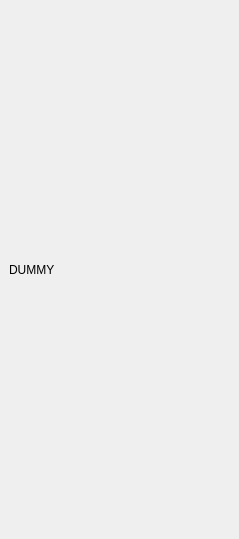
<?xml version="1.0" encoding="UTF-8"?>
<ui version="4.0">
 <class>CasePlanningWidget</class>
 <widget class="QStackedWidget" name="CasePlanningWidget">
  <property name="geometry">
   <rect>
    <x>0</x>
    <y>0</y>
    <width>239</width>
    <height>539</height>
   </rect>
  </property>
  <property name="windowTitle">
   <string>Case Planning</string>
  </property>
  <property name="currentIndex">
   <number>0</number>
  </property>
  <widget class="QWidget" name="page">
   <layout class="QVBoxLayout" name="verticalLayout">
    <item>
     <widget class="QLabel" name="label">
      <property name="text">
       <string>DUMMY</string>
      </property>
     </widget>
    </item>
   </layout>
  </widget>
  <widget class="QWidget" name="PelvisCTLandmark">
   <layout class="QVBoxLayout" name="verticalLayout_3">
    <item>
     <widget class="QCommandLinkButton" name="commandLinkButton_15">
      <property name="text">
       <string>ASIS (Operative Side)</string>
      </property>
      <property name="checkable">
       <bool>true</bool>
      </property>
      <property name="autoExclusive">
       <bool>true</bool>
      </property>
     </widget>
    </item>
    <item>
     <widget class="QCommandLinkButton" name="commandLinkButton_20">
      <property name="text">
       <string>Superior Acetabulum</string>
      </property>
      <property name="checkable">
       <bool>true</bool>
      </property>
      <property name="autoExclusive">
       <bool>true</bool>
      </property>
     </widget>
    </item>
    <item>
     <widget class="QCommandLinkButton" name="commandLinkButton_16">
      <property name="text">
       <string>ASIS (Non-Operative Side)</string>
      </property>
      <property name="checkable">
       <bool>true</bool>
      </property>
      <property name="autoExclusive">
       <bool>true</bool>
      </property>
     </widget>
    </item>
    <item>
     <widget class="QCommandLinkButton" name="commandLinkButton_19">
      <property name="text">
       <string>Anterior Acetabulum</string>
      </property>
      <property name="checkable">
       <bool>true</bool>
      </property>
      <property name="autoExclusive">
       <bool>true</bool>
      </property>
     </widget>
    </item>
    <item>
     <widget class="QCommandLinkButton" name="commandLinkButton_17">
      <property name="text">
       <string>Midline</string>
      </property>
      <property name="checkable">
       <bool>true</bool>
      </property>
      <property name="autoExclusive">
       <bool>true</bool>
      </property>
     </widget>
    </item>
    <item>
     <widget class="QCommandLinkButton" name="commandLinkButton_18">
      <property name="text">
       <string>Posterior Acetabulum</string>
      </property>
      <property name="checkable">
       <bool>true</bool>
      </property>
      <property name="autoExclusive">
       <bool>true</bool>
      </property>
     </widget>
    </item>
    <item>
     <widget class="QCommandLinkButton" name="commandLinkButton_21">
      <property name="text">
       <string>Center of Rotation</string>
      </property>
      <property name="checkable">
       <bool>true</bool>
      </property>
      <property name="autoExclusive">
       <bool>true</bool>
      </property>
     </widget>
    </item>
    <item>
     <spacer name="verticalSpacer_4">
      <property name="orientation">
       <enum>Qt::Vertical</enum>
      </property>
      <property name="sizeType">
       <enum>QSizePolicy::Fixed</enum>
      </property>
      <property name="sizeHint" stdset="0">
       <size>
        <width>20</width>
        <height>20</height>
       </size>
      </property>
     </spacer>
    </item>
    <item>
     <widget class="QPushButton" name="pushButtonCapturePoint_2">
      <property name="text">
       <string>Capture Point</string>
      </property>
     </widget>
    </item>
    <item>
     <widget class="QPushButton" name="pushButton_5">
      <property name="text">
       <string>Clear Point</string>
      </property>
     </widget>
    </item>
    <item>
     <widget class="QTextBrowser" name="textBrowser"/>
    </item>
    <item>
     <widget class="QLabel" name="label_2">
      <property name="text">
       <string>Pelvis CT Landmark</string>
      </property>
     </widget>
    </item>
   </layout>
  </widget>
  <widget class="QWidget" name="ImplantPlanning">
   <layout class="QVBoxLayout" name="verticalLayout_4">
    <item>
     <widget class="Line" name="line_8">
      <property name="sizePolicy">
       <sizepolicy hsizetype="Preferred" vsizetype="Fixed">
        <horstretch>0</horstretch>
        <verstretch>0</verstretch>
       </sizepolicy>
      </property>
      <property name="orientation">
       <enum>Qt::Horizontal</enum>
      </property>
     </widget>
    </item>
    <item>
     <widget class="QPushButton" name="pushButton_2">
      <property name="enabled">
       <bool>true</bool>
      </property>
      <property name="font">
       <font>
        <family>Arial</family>
       </font>
      </property>
      <property name="text">
       <string>Trident Tritanium PST - Accolade II</string>
      </property>
      <property name="flat">
       <bool>false</bool>
      </property>
     </widget>
    </item>
    <item>
     <widget class="Line" name="line_7">
      <property name="sizePolicy">
       <sizepolicy hsizetype="Preferred" vsizetype="Fixed">
        <horstretch>0</horstretch>
        <verstretch>0</verstretch>
       </sizepolicy>
      </property>
      <property name="orientation">
       <enum>Qt::Horizontal</enum>
      </property>
     </widget>
    </item>
    <item>
     <layout class="QFormLayout" name="formLayout_7">
      <item row="0" column="0">
       <widget class="QLabel" name="label_23">
        <property name="sizePolicy">
         <sizepolicy hsizetype="Fixed" vsizetype="Preferred">
          <horstretch>0</horstretch>
          <verstretch>0</verstretch>
         </sizepolicy>
        </property>
        <property name="minimumSize">
         <size>
          <width>100</width>
          <height>0</height>
         </size>
        </property>
        <property name="font">
         <font>
          <family>Arial</family>
         </font>
        </property>
        <property name="text">
         <string>Cup Size: </string>
        </property>
       </widget>
      </item>
      <item row="0" column="1">
       <widget class="QComboBox" name="comboBox_23">
        <property name="sizePolicy">
         <sizepolicy hsizetype="Preferred" vsizetype="Fixed">
          <horstretch>0</horstretch>
          <verstretch>0</verstretch>
         </sizepolicy>
        </property>
        <property name="font">
         <font>
          <family>Arial</family>
         </font>
        </property>
        <item>
         <property name="text">
          <string>54 mm E</string>
         </property>
        </item>
       </widget>
      </item>
      <item row="1" column="0">
       <widget class="QLabel" name="label_24">
        <property name="sizePolicy">
         <sizepolicy hsizetype="Fixed" vsizetype="Preferred">
          <horstretch>0</horstretch>
          <verstretch>0</verstretch>
         </sizepolicy>
        </property>
        <property name="minimumSize">
         <size>
          <width>100</width>
          <height>0</height>
         </size>
        </property>
        <property name="font">
         <font>
          <family>Arial</family>
         </font>
        </property>
        <property name="text">
         <string>Liner Type: </string>
        </property>
       </widget>
      </item>
      <item row="1" column="1">
       <widget class="QComboBox" name="comboBox_24">
        <property name="sizePolicy">
         <sizepolicy hsizetype="Preferred" vsizetype="Fixed">
          <horstretch>0</horstretch>
          <verstretch>0</verstretch>
         </sizepolicy>
        </property>
        <property name="font">
         <font>
          <family>Arial</family>
         </font>
        </property>
        <item>
         <property name="text">
          <string>X3 0°</string>
         </property>
        </item>
       </widget>
      </item>
      <item row="2" column="0">
       <widget class="QLabel" name="label_25">
        <property name="sizePolicy">
         <sizepolicy hsizetype="Fixed" vsizetype="Preferred">
          <horstretch>0</horstretch>
          <verstretch>0</verstretch>
         </sizepolicy>
        </property>
        <property name="minimumSize">
         <size>
          <width>100</width>
          <height>0</height>
         </size>
        </property>
        <property name="font">
         <font>
          <family>Arial</family>
         </font>
        </property>
        <property name="text">
         <string>Head Size: </string>
        </property>
       </widget>
      </item>
      <item row="2" column="1">
       <widget class="QComboBox" name="comboBox_25">
        <property name="sizePolicy">
         <sizepolicy hsizetype="Preferred" vsizetype="Fixed">
          <horstretch>0</horstretch>
          <verstretch>0</verstretch>
         </sizepolicy>
        </property>
        <property name="font">
         <font>
          <family>Arial</family>
         </font>
        </property>
        <item>
         <property name="text">
          <string>36mm</string>
         </property>
        </item>
       </widget>
      </item>
      <item row="3" column="0">
       <widget class="QLabel" name="label_26">
        <property name="sizePolicy">
         <sizepolicy hsizetype="Fixed" vsizetype="Preferred">
          <horstretch>0</horstretch>
          <verstretch>0</verstretch>
         </sizepolicy>
        </property>
        <property name="minimumSize">
         <size>
          <width>100</width>
          <height>0</height>
         </size>
        </property>
        <property name="font">
         <font>
          <family>Arial</family>
         </font>
        </property>
        <property name="text">
         <string>Head Type: </string>
        </property>
       </widget>
      </item>
      <item row="3" column="1">
       <widget class="QComboBox" name="comboBox_26">
        <property name="sizePolicy">
         <sizepolicy hsizetype="Preferred" vsizetype="Fixed">
          <horstretch>0</horstretch>
          <verstretch>0</verstretch>
         </sizepolicy>
        </property>
        <property name="font">
         <font>
          <family>Arial</family>
         </font>
        </property>
        <item>
         <property name="text">
          <string>Delta V40</string>
         </property>
        </item>
       </widget>
      </item>
     </layout>
    </item>
    <item>
     <widget class="Line" name="line_11">
      <property name="sizePolicy">
       <sizepolicy hsizetype="Preferred" vsizetype="Fixed">
        <horstretch>0</horstretch>
        <verstretch>0</verstretch>
       </sizepolicy>
      </property>
      <property name="orientation">
       <enum>Qt::Horizontal</enum>
      </property>
     </widget>
    </item>
    <item>
     <layout class="QFormLayout" name="formLayout_8">
      <item row="0" column="0">
       <widget class="QLabel" name="label_9">
        <property name="sizePolicy">
         <sizepolicy hsizetype="Fixed" vsizetype="Preferred">
          <horstretch>0</horstretch>
          <verstretch>0</verstretch>
         </sizepolicy>
        </property>
        <property name="minimumSize">
         <size>
          <width>100</width>
          <height>0</height>
         </size>
        </property>
        <property name="font">
         <font>
          <family>Arial</family>
         </font>
        </property>
        <property name="text">
         <string>Stem Size: </string>
        </property>
       </widget>
      </item>
      <item row="0" column="1">
       <widget class="QComboBox" name="comboBox_27">
        <property name="sizePolicy">
         <sizepolicy hsizetype="Preferred" vsizetype="Fixed">
          <horstretch>0</horstretch>
          <verstretch>0</verstretch>
         </sizepolicy>
        </property>
        <property name="font">
         <font>
          <family>Arial</family>
         </font>
        </property>
        <item>
         <property name="text">
          <string>4</string>
         </property>
        </item>
       </widget>
      </item>
      <item row="1" column="0">
       <widget class="QLabel" name="label_27">
        <property name="sizePolicy">
         <sizepolicy hsizetype="Fixed" vsizetype="Preferred">
          <horstretch>0</horstretch>
          <verstretch>0</verstretch>
         </sizepolicy>
        </property>
        <property name="minimumSize">
         <size>
          <width>100</width>
          <height>0</height>
         </size>
        </property>
        <property name="font">
         <font>
          <family>Arial</family>
         </font>
        </property>
        <property name="text">
         <string>Stem Neck Angle: </string>
        </property>
       </widget>
      </item>
      <item row="1" column="1">
       <widget class="QComboBox" name="comboBox_28">
        <property name="sizePolicy">
         <sizepolicy hsizetype="Preferred" vsizetype="Fixed">
          <horstretch>0</horstretch>
          <verstretch>0</verstretch>
         </sizepolicy>
        </property>
        <property name="font">
         <font>
          <family>Arial</family>
         </font>
        </property>
        <item>
         <property name="text">
          <string>132°</string>
         </property>
        </item>
       </widget>
      </item>
      <item row="2" column="0">
       <widget class="QLabel" name="label_28">
        <property name="sizePolicy">
         <sizepolicy hsizetype="Fixed" vsizetype="Preferred">
          <horstretch>0</horstretch>
          <verstretch>0</verstretch>
         </sizepolicy>
        </property>
        <property name="minimumSize">
         <size>
          <width>100</width>
          <height>0</height>
         </size>
        </property>
        <property name="font">
         <font>
          <family>Arial</family>
         </font>
        </property>
        <property name="text">
         <string>Sleeze Size</string>
        </property>
       </widget>
      </item>
      <item row="2" column="1">
       <widget class="QComboBox" name="comboBox_29">
        <property name="sizePolicy">
         <sizepolicy hsizetype="Preferred" vsizetype="Fixed">
          <horstretch>0</horstretch>
          <verstretch>0</verstretch>
         </sizepolicy>
        </property>
        <property name="font">
         <font>
          <family>Arial</family>
         </font>
        </property>
        <item>
         <property name="text">
          <string>0 mm</string>
         </property>
        </item>
       </widget>
      </item>
     </layout>
    </item>
    <item>
     <layout class="QHBoxLayout" name="horizontalLayout_2">
      <item>
       <widget class="QPushButton" name="pushButton">
        <property name="text">
         <string>Undo</string>
        </property>
       </widget>
      </item>
      <item>
       <widget class="QPushButton" name="pushButton_3">
        <property name="text">
         <string>Reset
View</string>
        </property>
       </widget>
      </item>
     </layout>
    </item>
    <item>
     <spacer name="verticalSpacer_5">
      <property name="orientation">
       <enum>Qt::Vertical</enum>
      </property>
      <property name="sizeHint" stdset="0">
       <size>
        <width>20</width>
        <height>175</height>
       </size>
      </property>
     </spacer>
    </item>
    <item>
     <widget class="QTextBrowser" name="textBrowser_2"/>
    </item>
    <item>
     <widget class="QLabel" name="label_3">
      <property name="text">
       <string>Implant Planning</string>
      </property>
     </widget>
    </item>
   </layout>
  </widget>
  <widget class="QWidget" name="BroachTracking">
   <layout class="QVBoxLayout" name="verticalLayout_2">
    <item>
     <widget class="Line" name="line_10">
      <property name="orientation">
       <enum>Qt::Horizontal</enum>
      </property>
     </widget>
    </item>
    <item>
     <widget class="QPushButton" name="pushButton_6">
      <property name="font">
       <font>
        <family>Arial</family>
       </font>
      </property>
      <property name="text">
       <string>Trident Tritanium PST - Accolade II</string>
      </property>
      <property name="flat">
       <bool>true</bool>
      </property>
     </widget>
    </item>
    <item>
     <widget class="Line" name="line_9">
      <property name="orientation">
       <enum>Qt::Horizontal</enum>
      </property>
     </widget>
    </item>
    <item>
     <layout class="QFormLayout" name="formLayout_9">
      <item row="0" column="0">
       <widget class="QLabel" name="label_29">
        <property name="minimumSize">
         <size>
          <width>100</width>
          <height>0</height>
         </size>
        </property>
        <property name="font">
         <font>
          <family>Arial</family>
         </font>
        </property>
        <property name="text">
         <string>Head Type: </string>
        </property>
       </widget>
      </item>
      <item row="0" column="1">
       <widget class="QComboBox" name="comboBox_30">
        <property name="sizePolicy">
         <sizepolicy hsizetype="Preferred" vsizetype="Fixed">
          <horstretch>0</horstretch>
          <verstretch>0</verstretch>
         </sizepolicy>
        </property>
        <property name="font">
         <font>
          <family>Arial</family>
         </font>
        </property>
        <item>
         <property name="text">
          <string>Delta V40</string>
         </property>
        </item>
       </widget>
      </item>
      <item row="1" column="0">
       <widget class="QLabel" name="label_30">
        <property name="minimumSize">
         <size>
          <width>100</width>
          <height>0</height>
         </size>
        </property>
        <property name="font">
         <font>
          <family>Arial</family>
         </font>
        </property>
        <property name="text">
         <string>Broach Size: </string>
        </property>
       </widget>
      </item>
      <item row="1" column="1">
       <widget class="QComboBox" name="comboBox_31">
        <property name="sizePolicy">
         <sizepolicy hsizetype="Preferred" vsizetype="Fixed">
          <horstretch>0</horstretch>
          <verstretch>0</verstretch>
         </sizepolicy>
        </property>
        <property name="font">
         <font>
          <family>Arial</family>
         </font>
        </property>
        <item>
         <property name="text">
          <string>1</string>
         </property>
        </item>
       </widget>
      </item>
      <item row="2" column="0">
       <widget class="QLabel" name="label_31">
        <property name="minimumSize">
         <size>
          <width>100</width>
          <height>0</height>
         </size>
        </property>
        <property name="font">
         <font>
          <family>Arial</family>
         </font>
        </property>
        <property name="text">
         <string>Trial Neck Angle: </string>
        </property>
       </widget>
      </item>
      <item row="2" column="1">
       <widget class="QComboBox" name="comboBox_32">
        <property name="sizePolicy">
         <sizepolicy hsizetype="Preferred" vsizetype="Fixed">
          <horstretch>0</horstretch>
          <verstretch>0</verstretch>
         </sizepolicy>
        </property>
        <property name="font">
         <font>
          <family>Arial</family>
         </font>
        </property>
        <item>
         <property name="text">
          <string>127°</string>
         </property>
        </item>
       </widget>
      </item>
      <item row="3" column="0">
       <widget class="QLabel" name="label_32">
        <property name="minimumSize">
         <size>
          <width>100</width>
          <height>0</height>
         </size>
        </property>
        <property name="font">
         <font>
          <family>Arial</family>
         </font>
        </property>
        <property name="text">
         <string>Head Length: </string>
        </property>
       </widget>
      </item>
      <item row="3" column="1">
       <widget class="QComboBox" name="comboBox_33">
        <property name="sizePolicy">
         <sizepolicy hsizetype="Preferred" vsizetype="Fixed">
          <horstretch>0</horstretch>
          <verstretch>0</verstretch>
         </sizepolicy>
        </property>
        <property name="font">
         <font>
          <family>Arial</family>
         </font>
        </property>
        <item>
         <property name="text">
          <string>0 mm</string>
         </property>
        </item>
       </widget>
      </item>
     </layout>
    </item>
    <item>
     <layout class="QHBoxLayout" name="horizontalLayout">
      <item>
       <widget class="QPushButton" name="pushButton_7">
        <property name="text">
         <string>Undo</string>
        </property>
       </widget>
      </item>
      <item>
       <widget class="QPushButton" name="pushButton_4">
        <property name="text">
         <string>Reset
View</string>
        </property>
       </widget>
      </item>
     </layout>
    </item>
    <item>
     <spacer name="verticalSpacer_6">
      <property name="orientation">
       <enum>Qt::Vertical</enum>
      </property>
      <property name="sizeHint" stdset="0">
       <size>
        <width>20</width>
        <height>267</height>
       </size>
      </property>
     </spacer>
    </item>
    <item>
     <widget class="QTextBrowser" name="textBrowser_3"/>
    </item>
    <item>
     <widget class="QLabel" name="label_4">
      <property name="text">
       <string>Broach Tracking</string>
      </property>
     </widget>
    </item>
   </layout>
  </widget>
  <action name="action_Implant_Planning">
   <property name="text">
    <string>&amp;Implant Planning</string>
   </property>
   <property name="toolTip">
    <string>Implant Planning</string>
   </property>
  </action>
  <action name="action_Broach_Tracking">
   <property name="text">
    <string>&amp;Broach Tracking</string>
   </property>
   <property name="toolTip">
    <string>Broach Tracking</string>
   </property>
  </action>
  <action name="action_Pelvis_CT_Landmark">
   <property name="text">
    <string>&amp;Pelvis CT Landmark</string>
   </property>
   <property name="toolTip">
    <string>Pelvis CT Landmark</string>
   </property>
  </action>
 </widget>
 <resources/>
 <connections/>
</ui>
